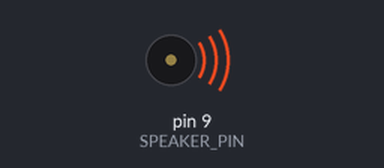
Bench run of a sketch on a simulated Arduino Uno, built with avr-gcc and run on an emulated ATmega328P. Shown: buzzer (waves = sounding).

Above: at 0.1 s.
Timing chart, 0 to 3.0 s (numbered marks = the images above):
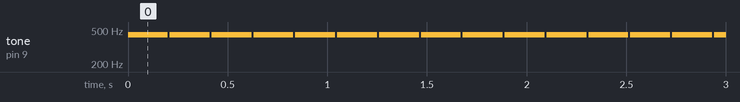

Measured:
- by itself, tone on pin 9 (SPEAKER_PIN): alternates 440 Hz for 0.20 s and silent for 0.01 s

The sketch:

minimum_rest.ino
```cpp
/*
A sketch to investigate minimum audible rests between identical tones
produced by an Arduino.

Tiny rests, all the way down to 0ms -- where you are hearing the phase mismatch
of subsequent tones -- are perceptible, but by 10ms you have a very clear rest.
*/

#define SPEAKER_PIN  9

const int toneLength = 200;
const int restLength = 10;

void setup() {
    pinMode(SPEAKER_PIN, OUTPUT);
}

void loop() {
    tone(SPEAKER_PIN, 440);
    delay(toneLength);
    noTone(SPEAKER_PIN);
    delay(restLength);
}
```
